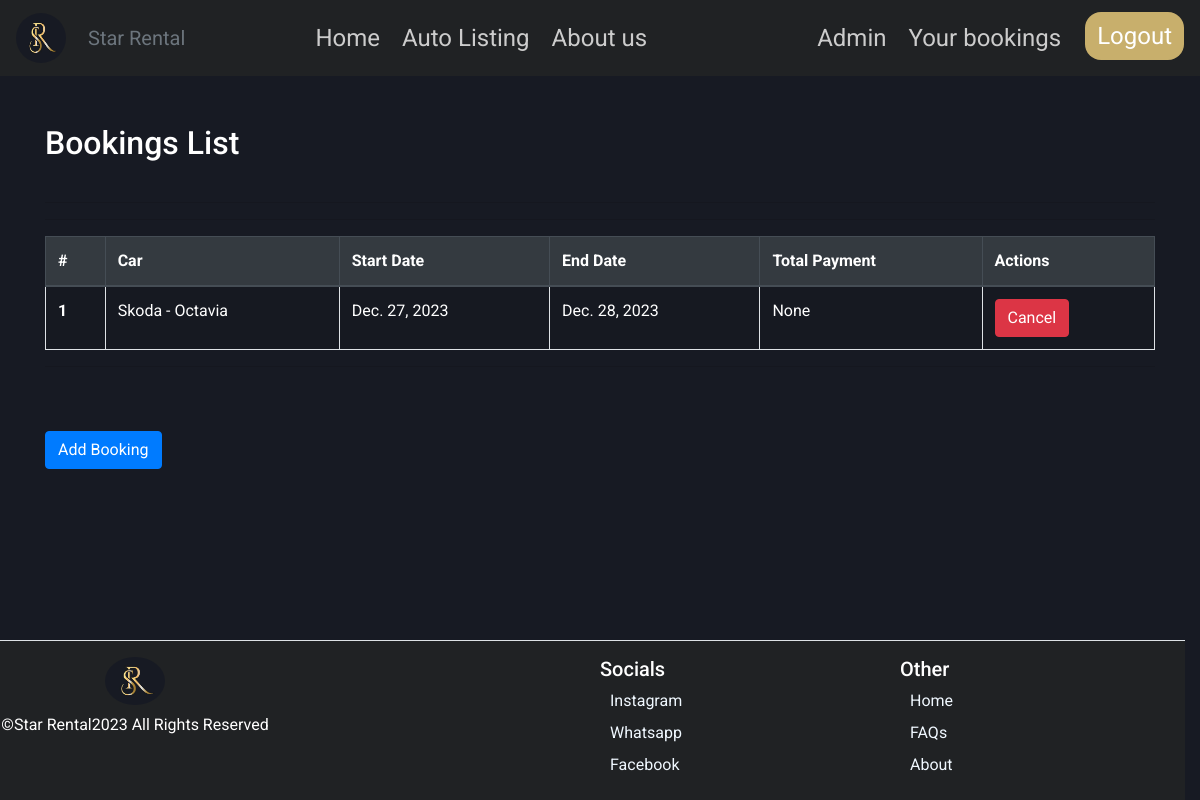
The page /bookings (signed in) on the database as committed earlier.
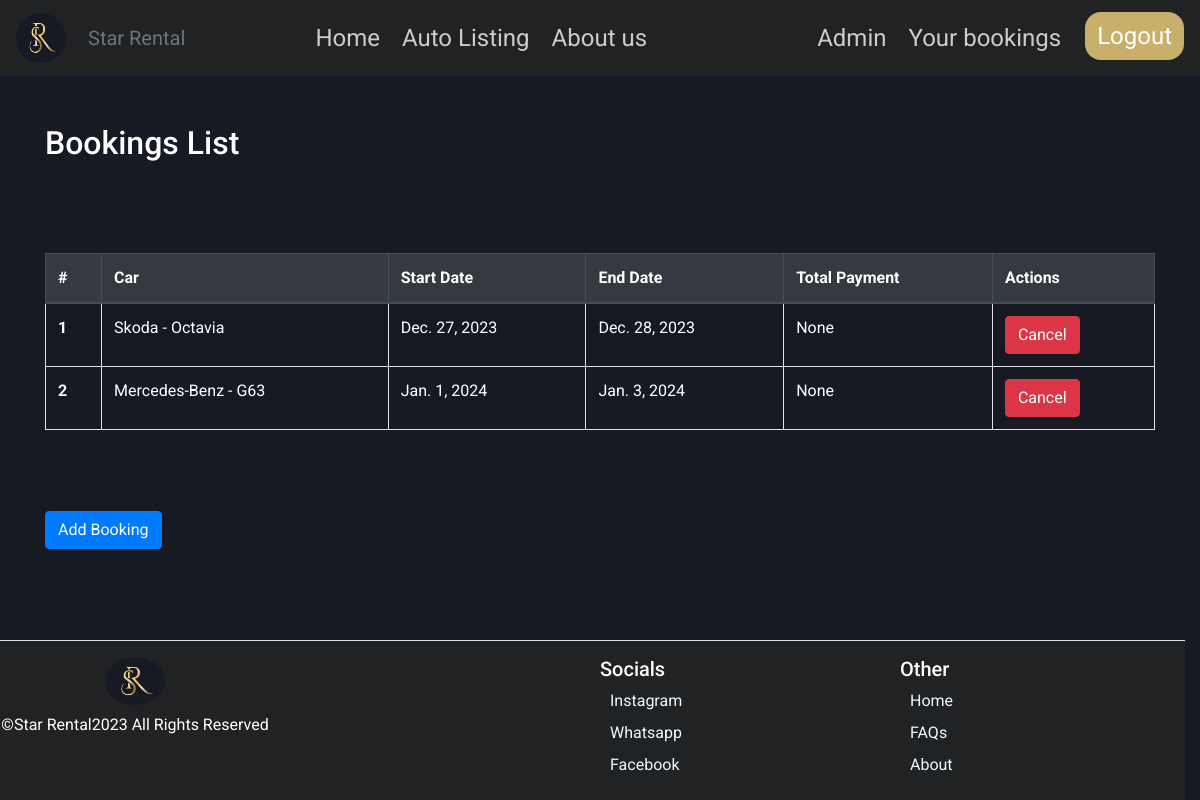
The same page on the database as committed later.
### rental/models.py (models this page shows, shortened)
class Booking(models.Model):
    car = models.ForeignKey(Car, on_delete=models.DO_NOTHING)
    CUSTOMER = models.ForeignKey(Customer, on_delete=models.DO_NOTHING, null=True)
    name = models.CharField(max_length=30)
    phone_number=models.CharField(max_length=12, help_text="Please enter your phone number +2556912345678", null=True)
    start_date = models.DateField()
    end_date = models.DateField()
    total_payment = models.DecimalField(max_digits=10, decimal_places=2, null=True, blank=True)

class Car(models.Model):
    Gearbox1 = "Automatic"
    Gearbox2 = "Manual"
    GearboxChoices = [
        (Gearbox1, "Automatic"),
        (Gearbox2, "Manual")
    ]
    Fuel1 = "Petrol"
    Fuel2 = "Diesel"
    Fuel3 = "LPG"
    Fuel4 = "Electric"
    FuelChoices = [
        (Fuel1, "Petrol"),
        (Fuel2, "Diesel"),
        (Fuel3, "LPG"),
        (Fuel4, "Electric")
    ]
    brand = models.CharField(max_length=30, null=False)
    model = models.CharField(max_length=30, null=False)
    gearbox = models.CharField(max_length=20, choices=GearboxChoices, default="Manual")
    fuel = models.CharField(max_length=20, choices=FuelChoices, default="Diesel")
    production_year = models.PositiveIntegerField()
    color = models.CharField(max_length=30, null=False)
    daily_rate = models.DecimalField(max_digits=10, decimal_places=2, null=False)
    discounted_daily_rate = models.DecimalField(max_digits=10, decimal_places=2, null=True, blank=True)
    images = models.ManyToManyField("CarImage", related_name="car_images", blank=False)
    location = models.CharField(default="StarRental", max_length=50)
    available = models.BooleanField(default=True)
    def __str__(self):
        return f"{self.brand} - {self.model}"

### rental/views.py (the view)
# urls.py: path('bookings', BookingsView.as_view(), name="bookings"),
@method_decorator(login_required, name="dispatch")
class BookingsView(ListView):
    model = Booking
    template_name = "bookings.html"
    context_object_name = "bookings_list"
    def get_queryset(self):
        return Booking.objects.filter(CUSTOMER__user=self.request.user)

### rental/templates/bookings.html (shortened to what this page needs)
{% extends "base.html" %}
{% load static %}
{% block links %}
<link rel="stylesheet" href="{% static 'css/bookings.css' %}">
{% endblock %}
{% block content %}
  <div class="container mt-5">
    <h2 class="mb-4">Bookings List</h2>
    <div class="table-responsive">
      <table class="table table-bordered table-striped">
        <thead class="thead-dark">
          <tr>
            <th scope="col">#</th>
            <th scope="col">Car</th>
            <th scope="col">Start Date</th>
            <th scope="col">End Date</th>
            <th scope="col">Total Payment</th>
            <th scope="col">Actions</th>
          </tr>
        </thead>
        <hr>
        <tbody>
          {% for booking in bookings_list %}
            <tr>
              <th scope="row">{{ forloop.counter }}</th>
              <td>{{ booking.car }}</td>
              <td>{{ booking.start_date }}</td>
              <td>{{ booking.end_date }}</td>
              <td>{{ booking.total_payment }}</td>
              <td>
                <form method="post" action={% url "rental:cancel_booking" booking.id %}>
                  <button type="submit" class="btn btn-danger">Cancel</button>
                </form>
              </td>
            </tr>
            <hr>
          {% endfor %}
        </tbody>
      </table>
      <hr>
      <a href={% url "rental:auto_listing" %} class="btn btn-primary mt-5">Add Booking</a>
    </div>
  </div>
{% endblock %}

Rows that differ between the two databases and show on the page:
added Booking: car "Mercedes-Benz - G63", start_date "Jan. 1, 2024", end_date "Jan. 3, 2024", total_payment "None"
